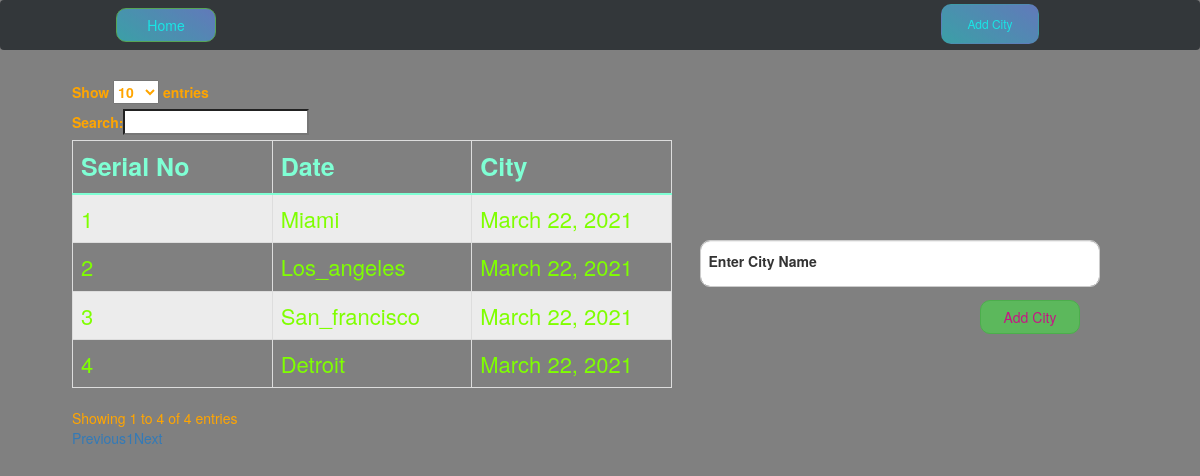
The page /addcity/ on the database as committed earlier.
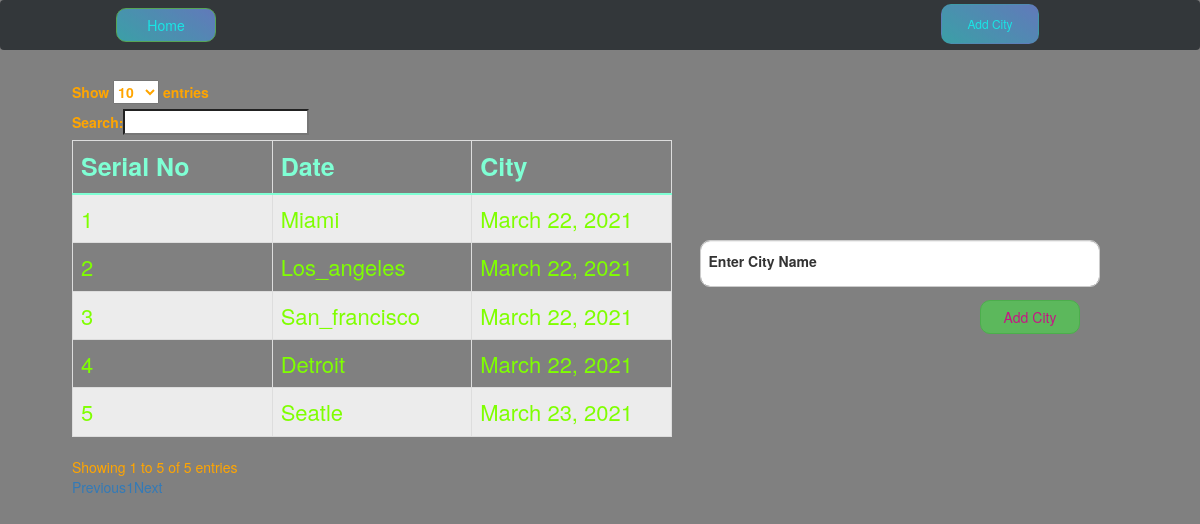
The same page on the database as committed later.
### ipapp/models.py (models this page shows, shortened)
class City(models.Model):
    name = models.CharField(max_length=200)
    date = models.DateField(default=date.today())

### ipapp/views.py (the view, shortened to what this page needs)
# urls.py: path('addcity/',views.addcity,name='addcity'),
def addcity(request):
    return render(request,'addcity.html',{'cities':City.objects.all})

### templates/addcity.html (shortened to what this page needs)
{% extends "base.html" %}
{% load static %}
{% block content %}
<div class="cityform">
  <form action="{% url 'addcity' %}" method="POST">
    <div class="form-floating mb-4">
        <input type="text" name="city_name" class="form-control fsco" id="floatingInput"
          placeholder="Enter City Name" style="height: 47px
          ;text-transform:capitalize;" required autofocus>
        <label for="floatingInput">Enter City Name</label>
        <br> <br>
        <input type="submit" class="btn btn-success bac" value="Add City">
      </div>
  </form>
</div>
<div class="citylist">
    <table id="example" class="table table-striped table-bordered" style="width:100%">
        <thead>
          <tr>
            <th><b>Serial No</b></th>
              <th><b>Date</b></th>
            <th><b> City </b></th>
          </tr>
        </thead>
        <tbody>
          {% for city in cities %}
          <tr>
            <td>{{city.pk}}</td>
            <td>{{city.name}}</td>
            <td>{{city.date}}</td>
          </tr>
          {% endfor %}
        </tbody>
      </table>
</div>
{% endblock content %}

Rows that differ between the two databases and show on the page:
added City: pk "5", name "Seatle", date "March 23, 2021"
Other text that changed with them:
text written by a page script: "Show entries Search: Showing 1 to 4 of 4 entries Previous 1 Next" → "Show entries Search: Showing 1 to 5 of 5 entries Previous 1 Next"
